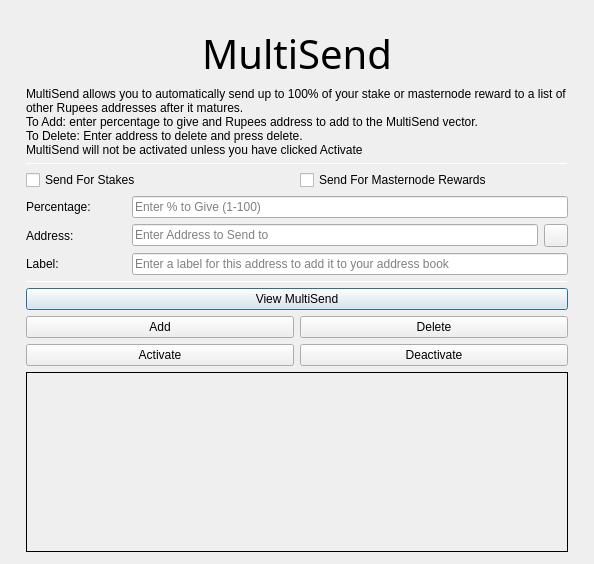
<?xml version="1.0" encoding="UTF-8"?>
<ui version="4.0">
 <class>MultiSendDialog</class>
 <widget class="QDialog" name="MultiSendDialog">
  <property name="windowModality">
   <enum>Qt::NonModal</enum>
  </property>
  <property name="geometry">
   <rect>
    <x>0</x>
    <y>0</y>
    <width>594</width>
    <height>526</height>
   </rect>
  </property>
  <property name="windowTitle">
   <string>MultiSend</string>
  </property>
  <layout class="QVBoxLayout" name="verticalLayout" stretch="0">
   <property name="leftMargin">
    <number>6</number>
   </property>
   <property name="topMargin">
    <number>6</number>
   </property>
   <property name="rightMargin">
    <number>6</number>
   </property>
   <property name="bottomMargin">
    <number>6</number>
   </property>
   <item>
    <layout class="QVBoxLayout" name="verticalLayout_Main" stretch="0,1,1,1,0,1,1,1">
     <property name="leftMargin">
      <number>20</number>
     </property>
     <property name="topMargin">
      <number>20</number>
     </property>
     <property name="rightMargin">
      <number>20</number>
     </property>
     <property name="bottomMargin">
      <number>20</number>
     </property>
     <item>
      <widget class="QLabel" name="multiSendHeader">
       <property name="font">
        <font>
         <family>Hind</family>
         <pointsize>30</pointsize>
         <weight>50</weight>
         <bold>false</bold>
        </font>
       </property>
       <property name="text">
        <string>MultiSend</string>
       </property>
       <property name="alignment">
        <set>Qt::AlignCenter</set>
       </property>
      </widget>
     </item>
     <item>
      <widget class="QLabel" name="label_2">
       <property name="lineWidth">
        <number>1</number>
       </property>
       <property name="text">
        <string>MultiSend allows you to automatically send up to 100% of your stake or masternode reward to a list of other Rupees addresses after it matures.
To Add: enter percentage to give and Rupees address to add to the MultiSend vector.
To Delete: Enter address to delete and press delete.
MultiSend will not be activated unless you have clicked Activate</string>
       </property>
       <property name="alignment">
        <set>Qt::AlignLeading|Qt::AlignLeft|Qt::AlignTop</set>
       </property>
       <property name="wordWrap">
        <bool>true</bool>
       </property>
      </widget>
     </item>
     <item>
      <widget class="Line" name="line">
       <property name="minimumSize">
        <size>
         <width>0</width>
         <height>1</height>
        </size>
       </property>
       <property name="maximumSize">
        <size>
         <width>16777215</width>
         <height>1</height>
        </size>
       </property>
       <property name="orientation">
        <enum>Qt::Horizontal</enum>
       </property>
      </widget>
     </item>
     <item>
      <layout class="QVBoxLayout" name="verticalLayout_Settings">
       <item>
        <layout class="QHBoxLayout" name="horizontalLayout">
         <item>
          <widget class="QCheckBox" name="multiSendStakeCheckBox">
           <property name="text">
            <string>Send For Stakes</string>
           </property>
          </widget>
         </item>
         <item>
          <widget class="QCheckBox" name="multiSendMasternodeCheckBox">
           <property name="text">
            <string>Send For Masternode Rewards</string>
           </property>
          </widget>
         </item>
        </layout>
       </item>
       <item>
        <layout class="QHBoxLayout" name="horizontalLayout_6">
         <item>
          <widget class="QLabel" name="label">
           <property name="minimumSize">
            <size>
             <width>100</width>
             <height>0</height>
            </size>
           </property>
           <property name="toolTip">
            <string>Percentage of stake to send</string>
           </property>
           <property name="text">
            <string>Percentage:</string>
           </property>
          </widget>
         </item>
         <item>
          <widget class="QLineEdit" name="multiSendPercentEdit">
           <property name="toolTip">
            <string>Enter whole numbers 1 - 100</string>
           </property>
           <property name="placeholderText">
            <string>Enter % to Give (1-100)</string>
           </property>
          </widget>
         </item>
        </layout>
       </item>
       <item>
        <layout class="QHBoxLayout" name="horizontalLayout_7">
         <item>
          <widget class="QLabel" name="label_5">
           <property name="minimumSize">
            <size>
             <width>100</width>
             <height>0</height>
            </size>
           </property>
           <property name="toolTip">
            <string>Address to send portion of stake to</string>
           </property>
           <property name="text">
            <string>Address:</string>
           </property>
          </widget>
         </item>
         <item>
          <widget class="QLineEdit" name="multiSendAddressEdit">
           <property name="toolTip">
            <string/>
           </property>
           <property name="placeholderText">
            <string>Enter Address to Send to</string>
           </property>
          </widget>
         </item>
         <item>
          <widget class="QToolButton" name="addressBookButton">
           <property name="maximumSize">
            <size>
             <width>16777215</width>
             <height>32</height>
            </size>
           </property>
           <property name="toolTip">
            <string>Choose an address from the address book</string>
           </property>
           <property name="text">
            <string/>
           </property>
           <property name="icon">
            <iconset resource="../rupees.qrc">
             <normaloff>:/icons/address-book</normaloff>:/icons/address-book</iconset>
           </property>
           <property name="shortcut">
            <string>Alt+A</string>
           </property>
          </widget>
         </item>
        </layout>
       </item>
      </layout>
     </item>
     <item>
      <layout class="QHBoxLayout" name="horizontalLayout_3">
       <item>
        <widget class="QLabel" name="label_3">
         <property name="minimumSize">
          <size>
           <width>100</width>
           <height>0</height>
          </size>
         </property>
         <property name="text">
          <string>Label:</string>
         </property>
        </widget>
       </item>
       <item>
        <widget class="QLineEdit" name="labelAddressLabelEdit">
         <property name="placeholderText">
          <string>Enter a label for this address to add it to your address book</string>
         </property>
        </widget>
       </item>
      </layout>
     </item>
     <item>
      <widget class="Line" name="line_2">
       <property name="minimumSize">
        <size>
         <width>0</width>
         <height>1</height>
        </size>
       </property>
       <property name="maximumSize">
        <size>
         <width>16777215</width>
         <height>1</height>
        </size>
       </property>
       <property name="orientation">
        <enum>Qt::Horizontal</enum>
       </property>
      </widget>
     </item>
     <item>
      <layout class="QVBoxLayout" name="verticalLayout_Buttons">
       <item>
        <layout class="QHBoxLayout" name="horizontalLayout_4">
         <item>
          <widget class="QPushButton" name="viewButton">
           <property name="toolTip">
            <string/>
           </property>
           <property name="statusTip">
            <string>View MultiSend Vector</string>
           </property>
           <property name="text">
            <string>View MultiSend</string>
           </property>
          </widget>
         </item>
        </layout>
       </item>
       <item>
        <layout class="QHBoxLayout" name="horizontalLayout_2">
         <item>
          <widget class="QPushButton" name="addButton">
           <property name="toolTip">
            <string/>
           </property>
           <property name="statusTip">
            <string>Add to MultiSend Vector</string>
           </property>
           <property name="text">
            <string>Add</string>
           </property>
          </widget>
         </item>
         <item>
          <widget class="QPushButton" name="deleteButton">
           <property name="toolTip">
            <string/>
           </property>
           <property name="statusTip">
            <string>Delete Address From MultiSend Vector</string>
           </property>
           <property name="text">
            <string>Delete</string>
           </property>
          </widget>
         </item>
        </layout>
       </item>
       <item>
        <layout class="QHBoxLayout" name="horizontalLayout_5">
         <item>
          <widget class="QPushButton" name="activateButton">
           <property name="statusTip">
            <string>Activate MultiSend</string>
           </property>
           <property name="text">
            <string>Activate</string>
           </property>
          </widget>
         </item>
         <item>
          <widget class="QPushButton" name="disableButton">
           <property name="statusTip">
            <string>Deactivate MultiSend</string>
           </property>
           <property name="text">
            <string>Deactivate</string>
           </property>
          </widget>
         </item>
        </layout>
       </item>
      </layout>
     </item>
     <item>
      <widget class="QLabel" name="message">
       <property name="minimumSize">
        <size>
         <width>0</width>
         <height>180</height>
        </size>
       </property>
       <property name="frameShape">
        <enum>QFrame::Panel</enum>
       </property>
       <property name="frameShadow">
        <enum>QFrame::Plain</enum>
       </property>
       <property name="lineWidth">
        <number>1</number>
       </property>
       <property name="midLineWidth">
        <number>1</number>
       </property>
       <property name="text">
        <string/>
       </property>
       <property name="alignment">
        <set>Qt::AlignLeading|Qt::AlignLeft|Qt::AlignTop</set>
       </property>
       <property name="wordWrap">
        <bool>true</bool>
       </property>
      </widget>
     </item>
    </layout>
   </item>
  </layout>
 </widget>
 <resources>
  <include location="../rupees.qrc"/>
 </resources>
 <connections/>
</ui>
